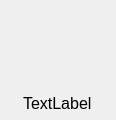
<?xml version="1.0" encoding="UTF-8"?>
<ui version="4.0">
 <class>Element</class>
 <widget class="QWidget" name="Element">
  <property name="geometry">
   <rect>
    <x>0</x>
    <y>0</y>
    <width>116</width>
    <height>120</height>
   </rect>
  </property>
  <property name="minimumSize">
   <size>
    <width>116</width>
    <height>120</height>
   </size>
  </property>
  <property name="maximumSize">
   <size>
    <width>116</width>
    <height>120</height>
   </size>
  </property>
  <property name="windowTitle">
   <string>Form</string>
  </property>
  <property name="styleSheet">
   <string notr="true"/>
  </property>
  <layout class="QVBoxLayout" name="verticalLayout">
   <property name="leftMargin">
    <number>0</number>
   </property>
   <property name="topMargin">
    <number>0</number>
   </property>
   <property name="rightMargin">
    <number>0</number>
   </property>
   <property name="bottomMargin">
    <number>0</number>
   </property>
   <item>
    <widget class="QWidget" name="container" native="true">
     <property name="minimumSize">
      <size>
       <width>0</width>
       <height>80</height>
      </size>
     </property>
     <property name="maximumSize">
      <size>
       <width>16777215</width>
       <height>80</height>
      </size>
     </property>
     <property name="styleSheet">
      <string notr="true"/>
     </property>
     <layout class="QGridLayout" name="gridLayout_2">
      <property name="leftMargin">
       <number>0</number>
      </property>
      <property name="topMargin">
       <number>0</number>
      </property>
      <property name="rightMargin">
       <number>0</number>
      </property>
      <property name="bottomMargin">
       <number>0</number>
      </property>
      <item row="2" column="1">
       <spacer name="verticalSpacer_3">
        <property name="orientation">
         <enum>Qt::Vertical</enum>
        </property>
        <property name="sizeType">
         <enum>QSizePolicy::Fixed</enum>
        </property>
        <property name="sizeHint" stdset="0">
         <size>
          <width>5</width>
          <height>5</height>
         </size>
        </property>
       </spacer>
      </item>
      <item row="1" column="1">
       <widget class="QWidget" name="containerIcon" native="true">
        <property name="minimumSize">
         <size>
          <width>0</width>
          <height>0</height>
         </size>
        </property>
        <property name="accessibleName">
         <string>containerIcon</string>
        </property>
        <property name="autoFillBackground">
         <bool>false</bool>
        </property>
        <property name="styleSheet">
         <string notr="true"/>
        </property>
        <layout class="QGridLayout" name="gridLayout">
         <property name="leftMargin">
          <number>0</number>
         </property>
         <property name="topMargin">
          <number>0</number>
         </property>
         <property name="rightMargin">
          <number>0</number>
         </property>
         <property name="bottomMargin">
          <number>0</number>
         </property>
         <item row="0" column="1">
          <spacer name="verticalSpacer">
           <property name="orientation">
            <enum>Qt::Vertical</enum>
           </property>
           <property name="sizeType">
            <enum>QSizePolicy::Fixed</enum>
           </property>
           <property name="sizeHint" stdset="0">
            <size>
             <width>20</width>
             <height>4</height>
            </size>
           </property>
          </spacer>
         </item>
         <item row="1" column="1">
          <widget class="QLabel" name="_icon">
           <property name="minimumSize">
            <size>
             <width>50</width>
             <height>0</height>
            </size>
           </property>
           <property name="maximumSize">
            <size>
             <width>99999</width>
             <height>99999</height>
            </size>
           </property>
           <property name="styleSheet">
            <string notr="true"/>
           </property>
           <property name="text">
            <string/>
           </property>
          </widget>
         </item>
         <item row="1" column="0">
          <spacer name="horizontalSpacer_5">
           <property name="orientation">
            <enum>Qt::Horizontal</enum>
           </property>
           <property name="sizeType">
            <enum>QSizePolicy::Fixed</enum>
           </property>
           <property name="sizeHint" stdset="0">
            <size>
             <width>4</width>
             <height>20</height>
            </size>
           </property>
          </spacer>
         </item>
         <item row="2" column="1">
          <spacer name="verticalSpacer_2">
           <property name="orientation">
            <enum>Qt::Vertical</enum>
           </property>
           <property name="sizeType">
            <enum>QSizePolicy::Fixed</enum>
           </property>
           <property name="sizeHint" stdset="0">
            <size>
             <width>20</width>
             <height>4</height>
            </size>
           </property>
          </spacer>
         </item>
         <item row="1" column="2">
          <spacer name="horizontalSpacer_6">
           <property name="orientation">
            <enum>Qt::Horizontal</enum>
           </property>
           <property name="sizeType">
            <enum>QSizePolicy::Fixed</enum>
           </property>
           <property name="sizeHint" stdset="0">
            <size>
             <width>4</width>
             <height>20</height>
            </size>
           </property>
          </spacer>
         </item>
        </layout>
       </widget>
      </item>
      <item row="1" column="2">
       <spacer name="horizontalSpacer_2">
        <property name="orientation">
         <enum>Qt::Horizontal</enum>
        </property>
        <property name="sizeType">
         <enum>QSizePolicy::Fixed</enum>
        </property>
        <property name="sizeHint" stdset="0">
         <size>
          <width>5</width>
          <height>5</height>
         </size>
        </property>
       </spacer>
      </item>
      <item row="1" column="0">
       <spacer name="horizontalSpacer">
        <property name="orientation">
         <enum>Qt::Horizontal</enum>
        </property>
        <property name="sizeType">
         <enum>QSizePolicy::Fixed</enum>
        </property>
        <property name="sizeHint" stdset="0">
         <size>
          <width>5</width>
          <height>5</height>
         </size>
        </property>
       </spacer>
      </item>
      <item row="0" column="1">
       <spacer name="verticalSpacer_4">
        <property name="orientation">
         <enum>Qt::Vertical</enum>
        </property>
        <property name="sizeType">
         <enum>QSizePolicy::Fixed</enum>
        </property>
        <property name="sizeHint" stdset="0">
         <size>
          <width>5</width>
          <height>5</height>
         </size>
        </property>
       </spacer>
      </item>
     </layout>
    </widget>
   </item>
   <item>
    <layout class="QHBoxLayout" name="horizontalLayout_2">
     <item>
      <spacer name="horizontalSpacer_3">
       <property name="orientation">
        <enum>Qt::Horizontal</enum>
       </property>
       <property name="sizeHint" stdset="0">
        <size>
         <width>40</width>
         <height>20</height>
        </size>
       </property>
      </spacer>
     </item>
     <item>
      <widget class="QLabel" name="_title">
       <property name="minimumSize">
        <size>
         <width>0</width>
         <height>0</height>
        </size>
       </property>
       <property name="maximumSize">
        <size>
         <width>112</width>
         <height>40</height>
        </size>
       </property>
       <property name="font">
        <font>
         <pointsize>12</pointsize>
        </font>
       </property>
       <property name="styleSheet">
        <string notr="true"/>
       </property>
       <property name="frameShape">
        <enum>QFrame::NoFrame</enum>
       </property>
       <property name="text">
        <string>TextLabel</string>
       </property>
      </widget>
     </item>
     <item>
      <spacer name="horizontalSpacer_4">
       <property name="orientation">
        <enum>Qt::Horizontal</enum>
       </property>
       <property name="sizeHint" stdset="0">
        <size>
         <width>40</width>
         <height>20</height>
        </size>
       </property>
      </spacer>
     </item>
    </layout>
   </item>
  </layout>
 </widget>
 <resources/>
 <connections/>
</ui>
